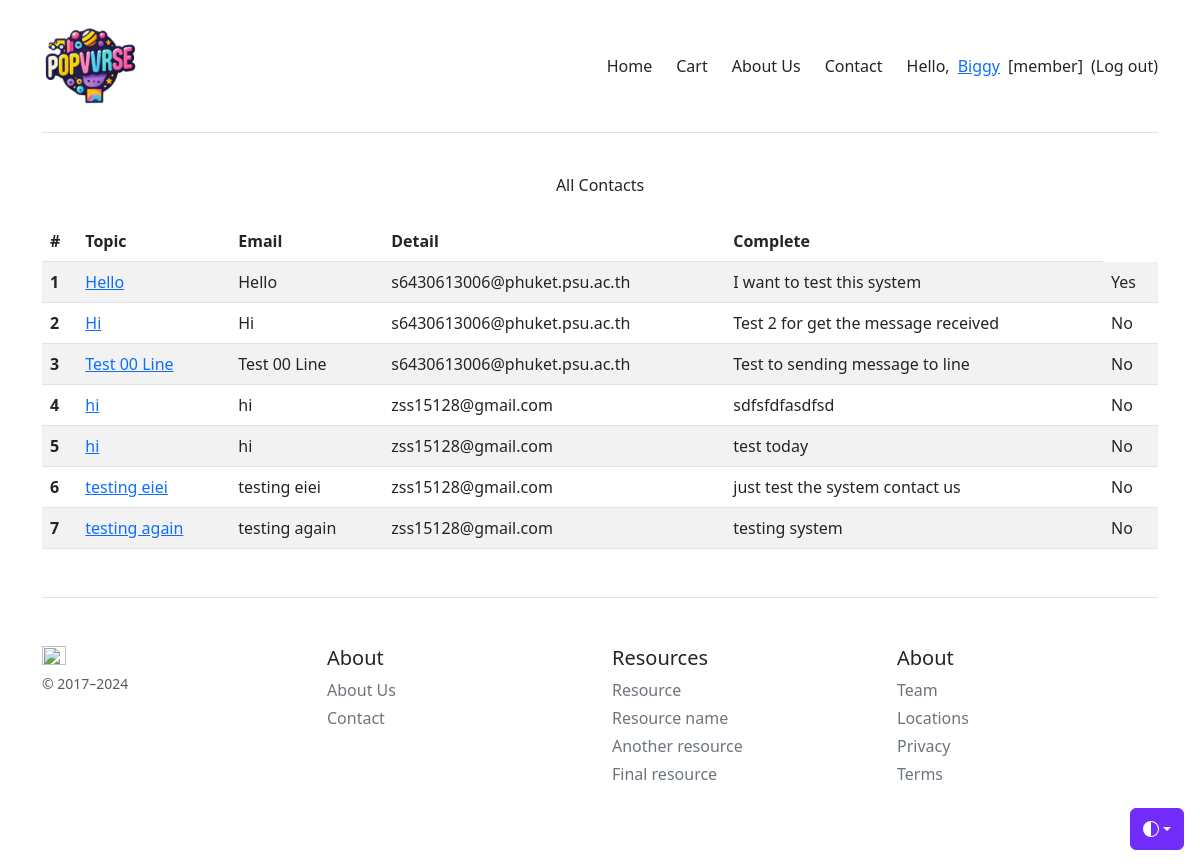
Page /showcontact/ (signed in) on the committed database.
### myapp/models.py (models this page shows, shortened)
class Profile(models.Model):
    user = models.OneToOneField(User, on_delete=models.CASCADE)
    usertype = models.CharField(max_length=100, default='member')
    point = models.IntegerField(default=0)

class contactList(models.Model):
    topic = models.CharField(max_length=200)
    email = models.CharField(max_length=100)
    detail = models.TextField(null=True, blank=True)
    complete = models.BooleanField(default=False)

### myapp/views.py (the view)
# urls.py: path('showcontact/', showContact, name='showcontact-page'),
@login_required(login_url='/login')
def showContact(request):
    allcontact = contactList.objects.all()
    context = {'contact': allcontact}
    return render(request, 'myapp/showcontact.html', context)

### myapp/template/myapp/showcontact.html
{% extends 'myapp/base.html' %}
{% load static %}
{%block myheader %}
    <center> All Contacts</center>
{% endblock myheader %}
{% block content %}
<table class = "table tabel-success table-striped">
    <thead>
        <tr>
            <th scope="col">#</th>
            <th scope="col">Topic</th>
            <th scope="col">Email</th>
            <th scope="col">Detail</th>
            <th scope="col">Complete</th>
        </tr>
    </thead>
    <tbody>
        {% for data in contact %}
        <tr>
            <th scope= "row">{{forloop.counter}}</th>
            <td>
                <a href="{% url 'action-page' data.id%}">{{data.topic}}</a>
            </td>
            <td>{{data.topic}}</td>
            <td>{{data.email}}</td>
            <td>{{data.detail}}</td>
            {% if data.complete == True %}
                <td>Yes</td>
            {% else %}
                <td>No</td>
            {% endif %}
        </tr>
        {% endfor %}
    </tbody>
</table>
{% endblock content %}

### myapp/template/myapp/base.html (shortened to what this page needs)
{% load static %}
<!doctype html>
<html lang="en" data-bs-theme="auto">
  <head><script src="/docs/5.3/assets/js/color-modes.js"></script>
    <link rel="stylesheet" href="https://cdn.jsdelivr.net/npm/@docsearch/css@3">
<link href="https://getbootstrap.com/docs/5.3/dist/css/bootstrap.min.css" rel="stylesheet">
    <link href="https://getbootstrap.com/docs/5.0/examples/pricing/pricing.css" rel="stylesheet">
  </head>
  <body>
    <div class="dropdown position-fixed bottom-0 end-0 mb-3 me-3 bd-mode-toggle">
      <button class="btn btn-bd-primary py-2 dropdown-toggle d-flex align-items-center"
              id="bd-theme"
              type="button"
              aria-expanded="false"
              data-bs-toggle="dropdown"
              aria-label="Toggle theme (auto)">
        <svg class="bi my-1 theme-icon-active" width="1em" height="1em"><use href="#circle-half"></use></svg>
      </button>
    </div>
<div class="container py-3">
  <header>
    <div class="d-flex flex-column flex-md-row align-items-center pb-3 mb-4 border-bottom">
      <a href="/" class="d-flex align-items-center link-body-emphasis text-decoration-none">
        <img src="{% static 'image/logo_use.png' %}" alt="banana image" width="100" height="100">
      </a>
      <nav class="d-inline-flex mt-2 mt-md-0 ms-md-auto gap-2">
        {% if user.profile.usertype == "admin" %}
          <a class="me-3 py-2 text-dark text-decoration-none" href="{% url 'showcontact-page' %}">Show Contact</a>
          <a class="me-3 py-2 text-dark text-decoration-none" href="{% url 'addproduct-page' %}">Add Product</a>
        {% else %}
          <a class="me-3 py-2 text-dark text-decoration-none" href="/">Home</a>
          <a class="me-3 py-2 text-dark text-decoration-none" href="{% url 'view-basket' %}">Cart</a>
          <a class="me-3 py-2 text-dark text-decoration-none" href="{% url 'about-page' %}">About Us</a>
          <a class="me-3 py-2 text-dark text-decoration-none" href="{% url 'contact-page' %}">Contact</a>
        {% endif %}
        {% if user.is_authenticated %}
          <a class="py-2 text-dark text-decoration-none" href="#">Hello,<a class="py-2" href="{%url 'profile-page'%}">{{user.username}}</a><a class="py-2 text-decoration-none text-dark">[{{user.profile.usertype}}]</a>
          <a class="py-2 text-dark text-decoration-none" href="{% url 'logout' %}">(Log out)</a>
        {% else %}
          <a class="py-2 text-dark text-decoration-none" href="{% url 'login' %}">Log in</a>
        {% endif %}
      </nav>
    </div>
    <div class="pricing-header p-3 pb-md-4 mx-auto text-center">
     {% block myheader %}
     {% endblock myheader %}
    </div>
  </header>
  <main>
    {% block content %}
    {% endblock content %}
  </main>
  <footer class="pt-4 my-md-5 pt-md-5 border-top">
    <div class="row">
      <div class="col-12 col-md">
        <img class="mb-2" src="https://getbootstrap.com/docs/5.3/assets/brand/bootstrap-logo.svg" alt="" width="24" height="19">
        <small class="d-block mb-3 text-body-secondary">&copy; 2017–2024</small>
      </div>
      <div class="col-6 col-md">
        <h5>About</h5>
        <ul class="list-unstyled text-small">
          <li class="mb-1"><a class="link-secondary text-decoration-none" href="{% url 'about-page' %}">About Us</a></li>
          <li class="mb-1"><a class="link-secondary text-decoration-none" href="{% url 'contact-page' %}">Contact</a></li>
        </ul>
      </div>
      <div class="col-6 col-md">
        <h5>Resources</h5>
        <ul class="list-unstyled text-small">
          <li class="mb-1"><a class="link-secondary text-decoration-none" href="#">Resource</a></li>
          <li class="mb-1"><a class="link-secondary text-decoration-none" href="#">Resource name</a></li>
          <li class="mb-1"><a class="link-secondary text-decoration-none" href="#">Another resource</a></li>
          <li class="mb-1"><a class="link-secondary text-decoration-none" href="#">Final resource</a></li>
        </ul>
      </div>
      <div class="col-6 col-md">
        <h5>About</h5>
        <ul class="list-unstyled text-small">
          <li class="mb-1"><a class="link-secondary text-decoration-none" href="#">Team</a></li>
          <li class="mb-1"><a class="link-secondary text-decoration-none" href="#">Locations</a></li>
          <li class="mb-1"><a class="link-secondary text-decoration-none" href="#">Privacy</a></li>
          <li class="mb-1"><a class="link-secondary text-decoration-none" href="#">Terms</a></li>
        </ul>
      </div>
    </div>
  </footer>
</div>
    </body>
</html>

### myapp/template/myapp/base.html (style rules this page uses)
.bi { vertical-align: -.125em; fill: currentColor; }
.btn-bd-primary { --bd-violet-bg: #712cf9; --bd-violet-rgb: 112.520718, 44.062154, 249.437846; --bs-btn-font-weight: 600; --bs-btn-color: var(--bs-white); --bs-btn-bg: var(--bd-violet-bg); --bs-btn-border-color: var(--bd-violet-bg); --bs-btn-hover-color: var(--bs-white); --bs-btn-hover-bg: #6528e0; --bs-btn-hover-border-color: #6528e0; --bs-btn-focus-shadow-rgb: var(--bd-violet-rgb); --bs-btn-active-color: var(--bs-btn-hover-color); --bs-btn-active-bg: #5a23c8; --bs-btn-active-border-color: #5a23c8; }
.bd-mode-toggle { z-index: 1500; }

### rows in the picture
contactList: topic "Hello", email "s6430613006@phuket.psu.ac.th", detail "I want to test this system", complete "Yes"
contactList: topic "Hi", email "s6430613006@phuket.psu.ac.th", detail "Test 2 for get the message received", complete "No"
contactList: topic "Test 00 Line", email "s6430613006@phuket.psu.ac.th", detail "Test to sending message to line", complete "No"
contactList: topic "hi", email "zss15128@gmail.com", detail "sdfsfdfasdfsd", complete "No"
contactList: topic "hi", email "zss15128@gmail.com", detail "test today", complete "No"
contactList: topic "testing eiei", email "zss15128@gmail.com", detail "just test the system contact us", complete "No"
contactList: topic "testing again", email "zss15128@gmail.com", detail "testing system", complete "No"

### other values in the picture
{{ user.username }} "Biggy"
{{ user.profile.usertype }} "member"
